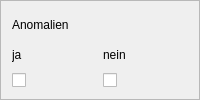
           <widget class="QFrame" name="frame_Anomalie">
            <property name="frameShape">
             <enum>QFrame::StyledPanel</enum>
            </property>
            <property name="frameShadow">
             <enum>QFrame::Raised</enum>
            </property>
            <layout class="QHBoxLayout" name="horizontalLayout_7">
             <item>
              <layout class="QGridLayout" name="Layout_Anomaly">
               <item row="1" column="0">
                <widget class="QLabel" name="label_Anomaly_Ja">
                 <property name="text">
                  <string>ja</string>
                 </property>
                </widget>
               </item>
               <item row="2" column="0">
                <widget class="QCheckBox" name="checkBox_Anomaly_Ja">
                 <property name="text">
                  <string/>
                 </property>
                </widget>
               </item>
               <item row="0" column="0" colspan="2">
                <widget class="QLabel" name="label_Anomaly">
                 <property name="text">
                  <string>Anomalien</string>
                 </property>
                </widget>
               </item>
               <item row="2" column="1">
                <widget class="QCheckBox" name="checkBox_Anomaly_Nein">
                 <property name="text">
                  <string/>
                 </property>
                </widget>
               </item>
               <item row="1" column="1">
                <widget class="QLabel" name="label_Anomaly_Nein">
                 <property name="text">
                  <string>nein</string>
                 </property>
                </widget>
               </item>
              </layout>
             </item>
            </layout>
           </widget>
